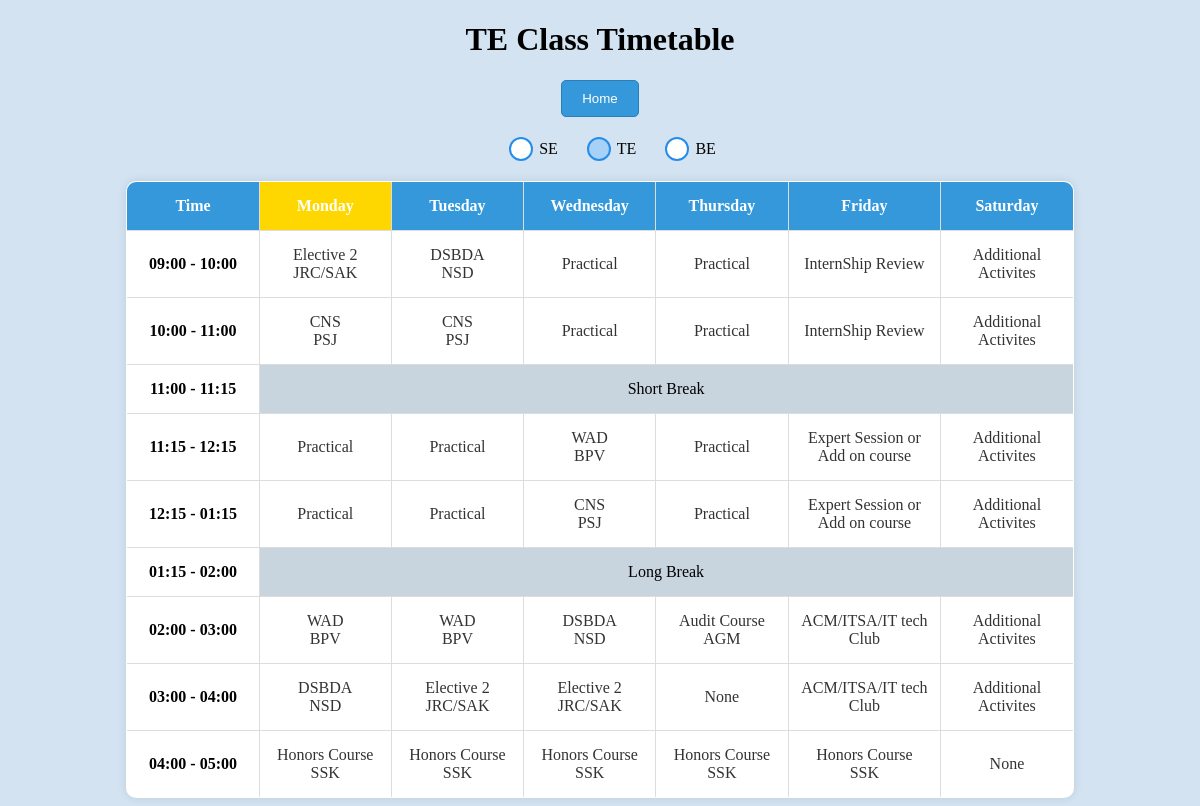
The page /it_te_tt (signed in) on the database its author committed.
### tables this page shows
CREATE TABLE "IT_TE_TT" (
    id INTEGER PRIMARY KEY,
    day TEXT NOT NULL,
    time_slot TEXT NOT NULL,
    subject TEXT,
    instructor TEXT,
    room TEXT,
    UNIQUE (day, time_slot)
);

### app.py (the view)
@app.route('/it_te_tt')
def it_te_tt():
    if 'admin_username' not in session:
        return redirect(url_for('admin_login'))
    timetable_data = query_db('SELECT * FROM IT_TE_TT ORDER BY day, time_slot')
    return render_template('it_te_tt.html',timetable_data = timetable_data)

### app.py (called while the page is built)
def get_db():
    db = getattr(g, '_database', None)
    if db is None:
        db = g._database = sqlite3.connect(app.config['DATABASE'])
        db.row_factory = sqlite3.Row
    return db

def query_db(query, args=(), one=False):
    cur = get_db().execute(query, args)
    result = cur.fetchall()
    cur.close()
    column_names = [column[0] for column in cur.description]
    if not result:
        return None
    if one:
        return dict(zip(column_names, result[0]))
    return [dict(zip(column_names, row)) for row in result]

### templates/it_te_tt.html (shortened to what this page needs)
<!DOCTYPE html>
<html lang="en">
<head>
</head>
<body>
  <h1>TE Class Timetable</h1>
  <button class="home-button" onclick="redirectToAdminOptions()">Home</button>
  <div class="toggles">
    <label for="seRadio">SE</label>
    <label for="teRadio">TE</label>
    <label for="beRadio">BE</label>
  </div>
  <div class="table-container te-table active">
    <table border="1" class="timetable-table">
      <tr>
        <th>Time</th>
        <th>Monday</th>
        <th>Tuesday</th>
        <th>Wednesday</th>
        <th>Thursday</th>
        <th>Friday</th>
        <th>Saturday</th>
      </tr>
      {% for time_slot in ['09:00 - 10:00', '10:00 - 11:00', '11:00 - 11:15', '11:15 - 12:15', '12:15 - 01:15', '01:15 - 02:00', '02:00 - 03:00','03:00 - 04:00','04:00 - 05:00'] %}
      <tr>
        <td>{{ time_slot }}</td>
        {% for day in ['Monday', 'Tuesday', 'Wednesday', 'Thursday', 'Friday', 'Saturday'] %}
          {% if time_slot == '11:00 - 11:15' or time_slot == '01:15 - 02:00' %}
            {% if day == 'Monday' %}
              <td colspan="6" style="background-color: rgb(200, 212, 222); text-align: center;">
                {% if time_slot == '11:00 - 11:15' %}
                  Short Break
                {% elif time_slot == '01:15 - 02:00' %}
                  Long Break
                {% endif %}
              </td>
            {% endif %}
          {% else %}
            <td>
              {% for entry in timetable_data %}
                {% if entry.day == day and entry.time_slot == time_slot %}
                  {% if entry.instructor is not none %}
                    <a onclick='confirmNavigation("{{ entry.subject }}", "{{ entry.instructor }}", "{{ entry.time_slot }}")'>
                      {{ entry.subject }} <br>
                      {{ entry.instructor }} <br>
                    </a>
                  {% else %}
                    <a onclick='confirmNavigation("{{ entry.subject }}", null, "{{ entry.time_slot }}")'>
                      {{ entry.subject }} <br>
                    </a>
                  {% endif %}
                {% endif %}
              {% endfor %}
            </td>
          {% endif %}
        {% endfor %}
      </tr>
      {% endfor %}
    </table>
  </div>
</body>
</html>

### templates/it_te_tt.html (style rules this page uses)
h1 { text-align: center; }
body { background-color: #D3E3F1; }
table { border-collapse: collapse; width: 50%; margin: auto; background-color: #fff; }
th, td { text-align: center; padding: 8px 0px 8px 0px; border: 1px solid black; }
td { transition: background-color 0.3s ease-in-out; width: 80px; }
tr>td:nth-child(1) { font-weight: bold; }
a { text-decoration: none; color: inherit; cursor: pointer; display: block; }
.table-container { display: none; transition: opacity 0.5s ease-in-out; }
.table-container.active { display: block; }
input[type="radio"]+label { position: relative; padding-left: 30px; cursor: pointer; display: inline-block; line-height: 24px; font-size: 16px; }
input[type="radio"]+label:before { content: ""; position: absolute; left: 0; top: 50%; transform: translateY(-50%); width: 20px; height: 20px; border: 2px solid rgb(37, 141, 233); background-color: #fff; border-radius: 50%; transition: background-color 0.3s ease-in-out; }
input[type="radio"]:checked+label:before { background-color: rgb(167, 209, 246); }
.toggles { margin: 20px; text-align: center; }
.home-button { display: block; margin: 20px auto; padding: 10px 20px; text-align: center; text-decoration: none; color: #fff; background-color: #3498db; border: 1px solid #2980b9; border-radius: 5px; cursor: pointer; transition: background-color 0.3s ease-in-out; }
table { border-collapse: collapse; width: 80%; margin: auto; background-color: #fff; margin-top: 20px; border-radius: 10px; overflow: hidden; box-shadow: 0 0 10px rgba(0, 0, 0, 0.1); }
th, td { text-align: center; padding: 15px 10px; border: 1px solid #ddd; }
th { background-color: #3498db; color: #fff; }
td { transition: background-color 0.3s ease-in-out; }
td a { color: #333; text-decoration: none; display: block; }
th.current-day { background-color: #FFD700; }

### rows shown on the page
IT_TE_TT: subject "Elective 2", instructor "JRC/SAK"
IT_TE_TT: subject "DSBDA", instructor "NSD"
IT_TE_TT: subject "Practical"
IT_TE_TT: subject "Practical"
IT_TE_TT: subject "InternShip Review"
IT_TE_TT: subject "Additional Activites"
IT_TE_TT: subject "CNS", instructor "PSJ"
IT_TE_TT: subject "CNS", instructor "PSJ"
IT_TE_TT: subject "Practical"
IT_TE_TT: subject "Practical"
IT_TE_TT: subject "InternShip Review"
IT_TE_TT: subject "Additional Activites"
IT_TE_TT: subject "Practical"
IT_TE_TT: subject "Practical"
IT_TE_TT: subject "WAD", instructor "BPV"
IT_TE_TT: subject "Practical"
IT_TE_TT: subject "Expert Session or Add on course"
IT_TE_TT: subject "Additional Activites"
IT_TE_TT: subject "Practical"
IT_TE_TT: subject "Practical"
IT_TE_TT: subject "CNS", instructor "PSJ"
IT_TE_TT: subject "Practical"
IT_TE_TT: subject "Expert Session or Add on course"
IT_TE_TT: subject "Additional Activites"
IT_TE_TT: subject "WAD", instructor "BPV"
IT_TE_TT: subject "WAD", instructor "BPV"
IT_TE_TT: subject "DSBDA", instructor "NSD"
IT_TE_TT: subject "Audit Course", instructor "AGM"
IT_TE_TT: subject "ACM/ITSA/IT tech Club"
IT_TE_TT: subject "Additional Activites"
IT_TE_TT: subject "DSBDA", instructor "NSD"
IT_TE_TT: subject "Elective 2", instructor "JRC/SAK"
IT_TE_TT: subject "Elective 2", instructor "JRC/SAK"
IT_TE_TT: subject "None"
IT_TE_TT: subject "ACM/ITSA/IT tech Club"
IT_TE_TT: subject "Additional Activites"
IT_TE_TT: subject "Honors Course", instructor "SSK"
IT_TE_TT: subject "Honors Course", instructor "SSK"
IT_TE_TT: subject "Honors Course", instructor "SSK"
IT_TE_TT: subject "Honors Course", instructor "SSK"
IT_TE_TT: subject "Honors Course", instructor "SSK"
IT_TE_TT: subject "None"

### other values the page prints
{{ time_slot }} "09:00 - 10:00" "10:00 - 11:00" "11:00 - 11:15" "11:15 - 12:15" "12:15 - 01:15" "01:15 - 02:00" "02:00 - 03:00" "03:00 - 04:00" "04:00 - 05:00"
